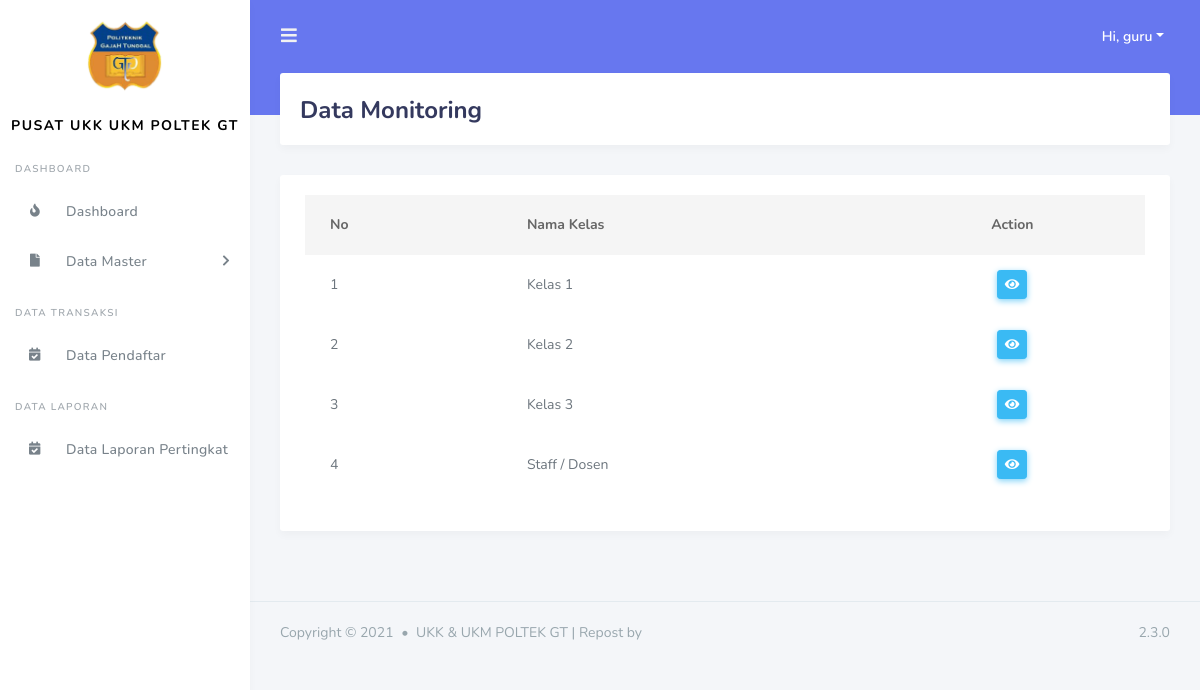
/admin/data_monitoring.php (signed in), run on the app's committed database.
### tables this page shows
CREATE TABLE `tbl_kelas` (
  `id_kelas` int(11) NOT NULL,
  `id_kategori` int(11) NOT NULL,
  `nama_kelas` varchar(255) NOT NULL,
  `id_periode` int(11) NOT NULL,
  `id_users` int(11) NOT NULL
);

### include/koneksi.php (called while the page is built, shortened)
<?php
$base_url = "http://localhost/ukkukmpoltek/";
?>

### admin/data_monitoring.php (the view, shortened to what this page needs)
<?php
include('../include/koneksi.php');
include('../template/header.php');
include('../template/sidebar.php');
?>
<div class="main-content">
  <section class="section">
    <div class="section-header">
      <h1>Data Monitoring</h1>
    </div>
    <div class="section-body">
      <div class="card table-responsive">
        <div class="card-body ">
            <table class="table table-hover" id="data_tabel">
            <thead>
              <tr>
                <th>No</th>
                <th>Nama Kelas</th>
                <th class ="text-center">Action</th>
              </tr>
            </thead>
            <tbody>
              <?php
                    $query = "SELECT * FROM tbl_kelas tk INNER JOIN tbl_kategori tkg ON tk.id_kategori = tkg.id_kategori INNER JOIN tbl_users tu on tu.id_users = tk.id_users  where tu.status = 'aktiv'";
                    $result_tasks = mysqli_query($conn, $query);
                    $no = 1;
                    while($row = mysqli_fetch_assoc($result_tasks)) { ?>
                <tr>
                  <td><?= $no++ ?></td>
                  <td><?= $row['nama_kelas']?></td>
                  <td class ="text-center">
                    <a href="<?= $base_url ?>admin/data_detail_monitoring.php?id=<?= $row['id_kelas'] ?>" class="btn btn-info btn-sm"><i class="fas fa-eye"></i></a>
                  </td>
                </tr>
              <?php } ?>
            </tbody>
          </table>
        </div>
      </div>
    </div>
  </section>
</div>
<?php include('../template/footer.php'); ?>

### data on the page
tbl_kelas: nama_kelas "Kelas 1"
tbl_kelas: nama_kelas "Kelas 2"
tbl_kelas: nama_kelas "Kelas 3"
tbl_kelas: nama_kelas "Staff / Dosen"

### other printed values
$_SESSION['nama_users'] "guru"
